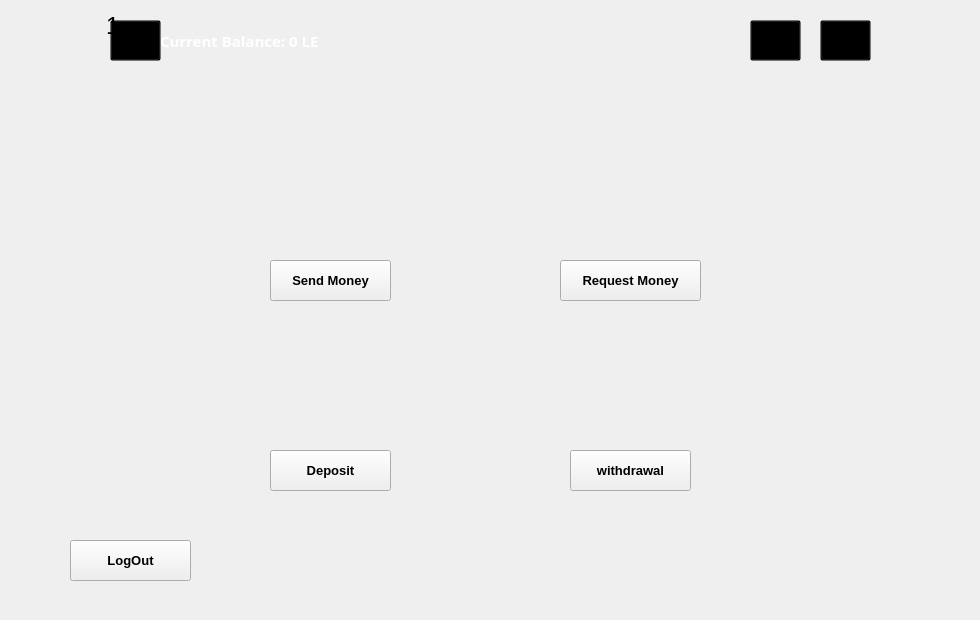
    <widget class="QWidget" name="Menu">
     <widget class="QPushButton" name="pushButton">
      <property name="geometry">
       <rect>
        <x>270</x>
        <y>260</y>
        <width>121</width>
        <height>41</height>
       </rect>
      </property>
      <property name="font">
       <font>
        <pointsize>10</pointsize>
        <bold>true</bold>
       </font>
      </property>
      <property name="text">
       <string>Send Money</string>
      </property>
     </widget>
     <widget class="QPushButton" name="pushButton_6">
      <property name="geometry">
       <rect>
        <x>820</x>
        <y>20</y>
        <width>51</width>
        <height>41</height>
       </rect>
      </property>
      <property name="font">
       <font>
        <pointsize>10</pointsize>
        <bold>true</bold>
       </font>
      </property>
      <property name="styleSheet">
       <string notr="true">background-color: transparent;
image: url(:/res/image/icons8-user-not-found-100.png);
</string>
      </property>
      <property name="text">
       <string/>
      </property>
     </widget>
     <widget class="QLabel" name="label_11">
      <property name="geometry">
       <rect>
        <x>270</x>
        <y>330</y>
        <width>111</width>
        <height>91</height>
       </rect>
      </property>
      <property name="styleSheet">
       <string notr="true">image: url(:/res/image/icons8-euro-money-100.png);</string>
      </property>
      <property name="text">
       <string/>
      </property>
     </widget>
     <widget class="QLabel" name="label_12">
      <property name="geometry">
       <rect>
        <x>280</x>
        <y>150</y>
        <width>111</width>
        <height>91</height>
       </rect>
      </property>
      <property name="styleSheet">
       <string notr="true">image: url(:/res/image/.png);</string>
      </property>
      <property name="text">
       <string/>
      </property>
     </widget>
     <widget class="QPushButton" name="pushButton_8">
      <property name="geometry">
       <rect>
        <x>270</x>
        <y>450</y>
        <width>121</width>
        <height>41</height>
       </rect>
      </property>
      <property name="font">
       <font>
        <pointsize>10</pointsize>
        <bold>true</bold>
       </font>
      </property>
      <property name="text">
       <string>Deposit</string>
      </property>
     </widget>
     <widget class="QLabel" name="label_15">
      <property name="geometry">
       <rect>
        <x>590</x>
        <y>150</y>
        <width>111</width>
        <height>91</height>
       </rect>
      </property>
      <property name="styleSheet">
       <string notr="true">image: url(:/res/image/icons8-request-money-100.png);</string>
      </property>
      <property name="text">
       <string/>
      </property>
     </widget>
     <widget class="QLabel" name="label_18">
      <property name="geometry">
       <rect>
        <x>570</x>
        <y>340</y>
        <width>121</width>
        <height>91</height>
       </rect>
      </property>
      <property name="styleSheet">
       <string notr="true">image: url(:/res/image/icons8-withdraw-money-50.png);</string>
      </property>
      <property name="text">
       <string/>
      </property>
     </widget>
     <widget class="QLabel" name="label_19">
      <property name="geometry">
       <rect>
        <x>30</x>
        <y>-10</y>
        <width>941</width>
        <height>611</height>
       </rect>
      </property>
      <property name="styleSheet">
       <string notr="true">background-image: url(:/res/image/coins.jpeg);</string>
      </property>
      <property name="text">
       <string/>
      </property>
     </widget>
     <widget class="QPushButton" name="pushButton_2">
      <property name="geometry">
       <rect>
        <x>560</x>
        <y>260</y>
        <width>141</width>
        <height>41</height>
       </rect>
      </property>
      <property name="font">
       <font>
        <pointsize>10</pointsize>
        <bold>true</bold>
       </font>
      </property>
      <property name="text">
       <string>Request Money</string>
      </property>
     </widget>
     <widget class="QPushButton" name="pushButton_9">
      <property name="geometry">
       <rect>
        <x>570</x>
        <y>450</y>
        <width>121</width>
        <height>41</height>
       </rect>
      </property>
      <property name="font">
       <font>
        <pointsize>10</pointsize>
        <bold>true</bold>
       </font>
      </property>
      <property name="text">
       <string>withdrawal</string>
      </property>
     </widget>
     <widget class="QPushButton" name="pushButton_18">
      <property name="geometry">
       <rect>
        <x>70</x>
        <y>540</y>
        <width>121</width>
        <height>41</height>
       </rect>
      </property>
      <property name="font">
       <font>
        <pointsize>10</pointsize>
        <bold>true</bold>
       </font>
      </property>
      <property name="text">
       <string>LogOut</string>
      </property>
     </widget>
     <widget class="QLabel" name="label_10">
      <property name="geometry">
       <rect>
        <x>160</x>
        <y>30</y>
        <width>201</width>
        <height>21</height>
       </rect>
      </property>
      <property name="font">
       <font>
        <family>Fibra One Alt Bold</family>
        <pointsize>11</pointsize>
        <bold>true</bold>
       </font>
      </property>
      <property name="styleSheet">
       <string notr="true">color: rgb(255, 255, 255);</string>
      </property>
      <property name="text">
       <string>Current Balance: 0 LE</string>
      </property>
     </widget>
     <widget class="QPushButton" name="pushButton_7">
      <property name="geometry">
       <rect>
        <x>110</x>
        <y>20</y>
        <width>51</width>
        <height>41</height>
       </rect>
      </property>
      <property name="font">
       <font>
        <pointsize>10</pointsize>
        <bold>true</bold>
       </font>
      </property>
      <property name="styleSheet">
       <string notr="true">background-color: transparent;
image:url(:/res/image/icons8-notification-100.png)</string>
      </property>
      <property name="text">
       <string/>
      </property>
     </widget>
     <widget class="QPushButton" name="pushButton_10">
      <property name="geometry">
       <rect>
        <x>750</x>
        <y>20</y>
        <width>51</width>
        <height>41</height>
       </rect>
      </property>
      <property name="font">
       <font>
        <pointsize>10</pointsize>
        <bold>true</bold>
       </font>
      </property>
      <property name="styleSheet">
       <string notr="true">background-color: transparent;
image:url(:/res/image/781-7815113_history-icon-white-png-3772895063.png)</string>
      </property>
      <property name="text">
       <string/>
      </property>
     </widget>
     <widget class="QLabel" name="label_20">
      <property name="geometry">
       <rect>
        <x>106</x>
        <y>5</y>
        <width>41</width>
        <height>41</height>
       </rect>
      </property>
      <property name="font">
       <font>
        <pointsize>18</pointsize>
       </font>
      </property>
      <property name="styleSheet">
       <string notr="true">Text-Color: rgb(255, 255, 255)</string>
      </property>
      <property name="text">
       <string>1</string>
      </property>
     </widget>
     <zorder>label_19</zorder>
     <zorder>pushButton</zorder>
     <zorder>pushButton_6</zorder>
     <zorder>pushButton_8</zorder>
     <zorder>pushButton_2</zorder>
     <zorder>pushButton_9</zorder>
     <zorder>label_11</zorder>
     <zorder>label_12</zorder>
     <zorder>label_15</zorder>
     <zorder>label_18</zorder>
     <zorder>pushButton_18</zorder>
     <zorder>label_10</zorder>
     <zorder>pushButton_7</zorder>
     <zorder>pushButton_10</zorder>
     <zorder>label_20</zorder>
    </widget>
